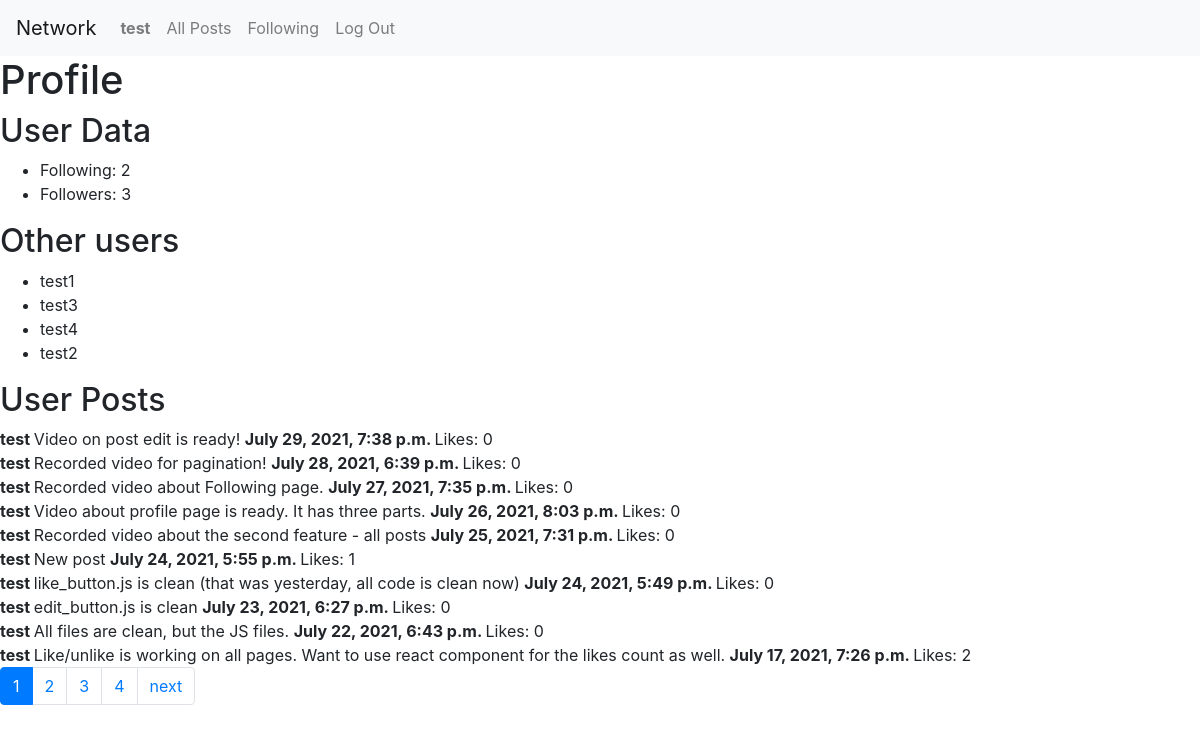
The page /profile (signed in) on the database as committed earlier.
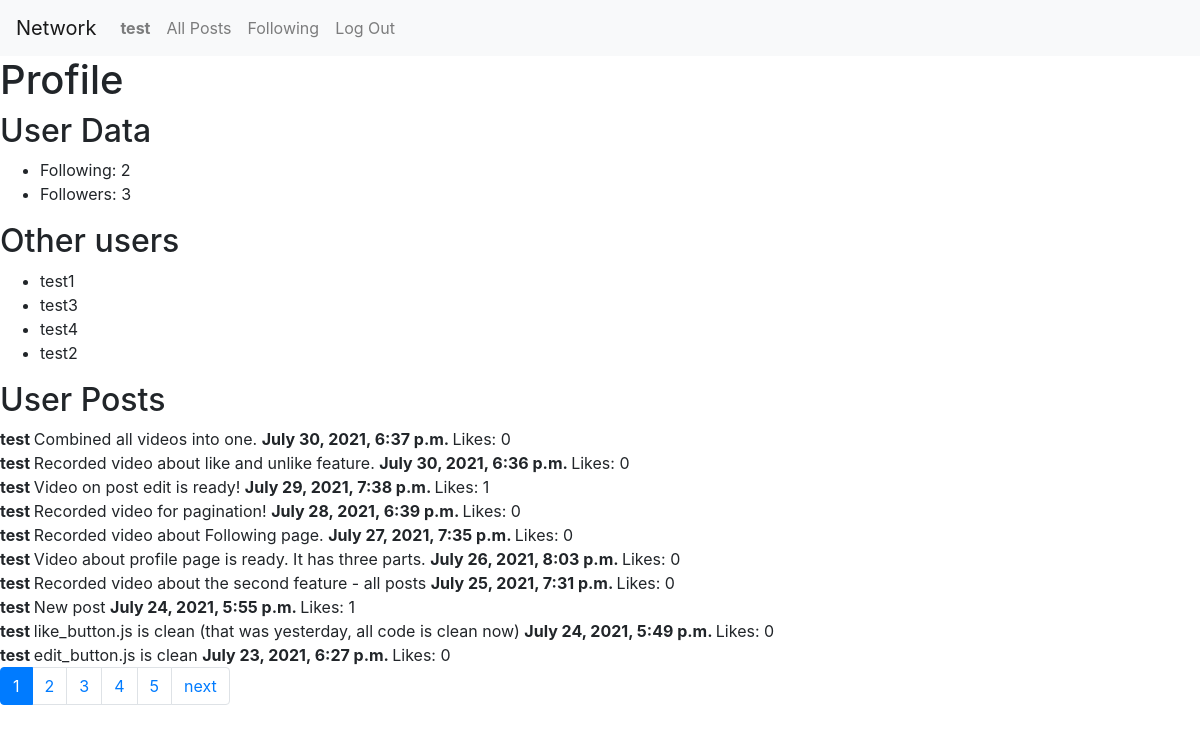
The same page on the database as committed later.
### network/models.py (models this page shows, shortened)
class User(AbstractUser):
    following = models.ManyToManyField('self', symmetrical=False, related_name="followers", blank=True)
    def __str__(self):
        return f"{self.username}"

class Post(models.Model):
    author = models.ForeignKey(User, on_delete=models.CASCADE, related_name="posts")
    text = models.CharField(max_length=100)
    likes_count = models.PositiveIntegerField(default=0)
    likes_users = models.ManyToManyField(User, blank=True)
    date_time = models.DateTimeField(auto_now=False, auto_now_add=True)

### network/views.py (the view)
# urls.py: path("profile", views.profile, name="profile"),
def profile(request):
    if not request.user.is_authenticated:
        return HttpResponseRedirect(reverse("index"))
    user_posts = []
    if Post.objects.filter(author=request.user).exists():
        user_posts = Post.objects.filter(author=request.user).order_by("-date_time")
    paginator = Paginator(user_posts,10)
    page_number = request.GET.get('page')
    page_obj = paginator.get_page(page_number)
    other_users = User.objects.exclude(id=request.user.id).values()
    context = {
        "page_obj": page_obj, # user posts
        "following_count": request.user.following.count(),
        "followers_count": request.user.followers.count(), # get number of followers of user
        "other_users": other_users,
        "following_users": request.user.following.all() # get a list of all users being followed
    }
    return render(request, "network/profile.html", context)

### network/templates/network/profile.html (shortened to what this page needs)
{% extends "network/layout.html" %}
{% block body %}
    {% if user.is_authenticated %}
        <h1>
            Profile
        </h1>
        <h2> User Data </h2>
        <ul>
            <li>Following: {{following_count}}</li>
            <li>Followers: {{followers_count}}</li>
        </ul>
        <h2> Other users </h2>
        <ul>
            {% for user in other_users%}
                <li>
                    {{user.username}}
                </li>
            {% endfor %}
        </ul>
        <h2> User Posts </h2>
        <div>
            {% for post in page_obj %}
                <div class="post" id="{{post.id}}">
                    <b> {{post.author}} </b>
                    <text class="text"> {{post.text}} </text>
                    <b> {{post.date_time}} </b>
                    <likes class="likes"> Likes: {{post.likes_count}} </likes>
                </div>
            {% endfor %}
        </div>
    {% endif %}
{% endblock %}

### network/templates/network/layout.html (shortened to what this page needs)
{% load static %}
<!DOCTYPE html>
<html lang="en">
    <head>
        <link rel="stylesheet" href="https://stackpath.bootstrapcdn.com/bootstrap/4.4.1/css/bootstrap.min.css">
        <link href="{% static 'network/styles.css' %}" rel="stylesheet">
    </head>
    <body>
        <nav class="navbar navbar-expand-lg navbar-light bg-light">
            <a class="navbar-brand" href="#">Network</a>
            <div>
              <ul class="navbar-nav mr-auto">
                {% if user.is_authenticated %}
                    <li class="nav-item">
                        <a class="nav-link" href="{% url 'profile' %}"><strong>{{ user.username }}</strong></a>
                    </li>
                {% endif %}
                <li class="nav-item">
                  <a class="nav-link" href="{% url 'index' %}">All Posts</a>
                </li>
                {% if user.is_authenticated %}
                    <li class="nav-item">
                        <a class="nav-link" href="{% url 'following' %}">Following</a>
                    </li>
                    <li class="nav-item">
                        <a class="nav-link" href="{% url 'logout' %}">Log Out</a>
                    </li>
                {% endif %}
              </ul>
            </div>
          </nav>
        <div class="body">
            {% block body %}
            {% endblock %}
        </div>
        <nav aria-label="Posts navigation pages">
            <ul class="pagination">
                {% for current_page in page_obj.paginator.page_range %}
                    {% if current_page != page_obj.number %}
                        <li class="page-item">
                            <a class="page-link" href="?page={{ current_page }}">
                                {{current_page}}
                            </a>
                        </li>
                    {% else %}
                        <li class="page-item active">
                            <a class="page-link">
                                {{current_page}}
                            </a>
                        </li>
                    {% endif %}
                {% endfor %}
                {% if page_obj.has_next %}
                    <li class="page-item">
                        <a class="page-link" href="?page={{ page_obj.next_page_number }}">
                            next
                        </a>
                    </li>
                {% endif %}
            </ul>
        </nav>
    </body>
</html>

Rows that differ between the two databases and show on the page:
no longer on this page (row unchanged): Post: author "test", text "All files are clean, but the JS files.", date_time "July 22, 2021, 6:43 p.m.", likes_count "0"
no longer on this page (row unchanged): Post: author "test", text "Like/unlike is working on all pages. Want to use react component for the likes count as well.", date_time "July 17, 2021, 7:26 p.m.", likes_count "2"
added Post: author "test", text "Combined all videos into one.", date_time "July 30, 2021, 6:37 p.m.", likes_count "0"
added Post: author "test", text "Recorded video about like and unlike feature.", date_time "July 30, 2021, 6:36 p.m.", likes_count "0"
changed Post "Video on post edit is ready!": likes_count "0" → "1"
Other text that changed with them:
new list line: "5"
